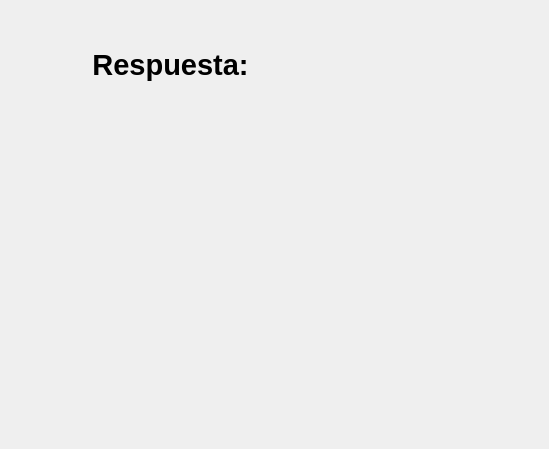
<?xml version="1.0" encoding="UTF-8"?>
<ui version="4.0">
 <class>Dialog</class>
 <widget class="QDialog" name="Dialog">
  <property name="geometry">
   <rect>
    <x>0</x>
    <y>0</y>
    <width>549</width>
    <height>449</height>
   </rect>
  </property>
  <property name="windowTitle">
   <string>Dialog</string>
  </property>
  <widget class="QLabel" name="label">
   <property name="geometry">
    <rect>
     <x>70</x>
     <y>30</y>
     <width>201</width>
     <height>71</height>
    </rect>
   </property>
   <property name="text">
    <string>&lt;html&gt;&lt;head/&gt;&lt;body&gt;&lt;p align=&quot;center&quot;&gt;&lt;span style=&quot; font-size:22pt; font-weight:600;&quot;&gt;Respuesta:&lt;/span&gt;&lt;/p&gt;&lt;/body&gt;&lt;/html&gt;</string>
   </property>
  </widget>
  <widget class="QLabel" name="label_2">
   <property name="geometry">
    <rect>
     <x>60</x>
     <y>150</y>
     <width>331</width>
     <height>101</height>
    </rect>
   </property>
   <property name="text">
    <string>&lt;html&gt;&lt;head/&gt;&lt;body&gt;&lt;p align=&quot;center&quot;&gt;&lt;br/&gt;&lt;/p&gt;&lt;/body&gt;&lt;/html&gt;</string>
   </property>
  </widget>
 </widget>
 <resources/>
 <connections/>
</ui>
